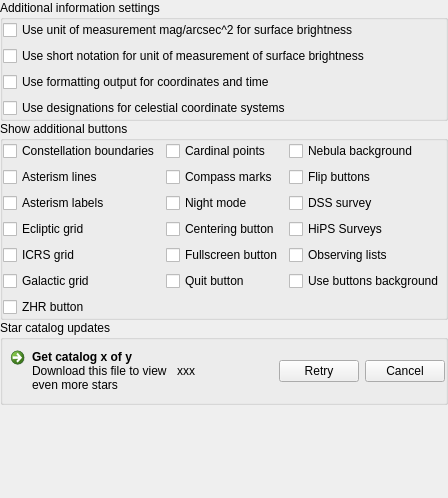
        <widget class="QWidget" name="page_Extras">
         <layout class="QGridLayout" name="gridLayoutExtras">
          <property name="leftMargin">
           <number>0</number>
          </property>
          <property name="topMargin">
           <number>0</number>
          </property>
          <property name="rightMargin">
           <number>0</number>
          </property>
          <property name="bottomMargin">
           <number>0</number>
          </property>
          <property name="spacing">
           <number>0</number>
          </property>
          <item row="1" column="0" colspan="2">
           <widget class="QGroupBox" name="groupBoxAdditionalButtons">
            <property name="title">
             <string>Show additional buttons</string>
            </property>
            <layout class="QGridLayout" name="gridLayoutAdditionalButtons">
             <property name="leftMargin">
              <number>0</number>
             </property>
             <property name="topMargin">
              <number>0</number>
             </property>
             <property name="rightMargin">
              <number>0</number>
             </property>
             <property name="bottomMargin">
              <number>0</number>
             </property>
             <item row="4" column="2">
              <widget class="QCheckBox" name="showHipsButtonCheckBox">
               <property name="toolTip">
                <string>Toggle display of the button for the HiPS Surveys. Select a survey in the View settings.</string>
               </property>
               <property name="text">
                <string>HiPS Surveys</string>
               </property>
              </widget>
             </item>
             <item row="2" column="0">
              <widget class="QCheckBox" name="showAsterismLinesButtonCheckBox">
               <property name="text">
                <string>Asterism lines</string>
               </property>
              </widget>
             </item>
             <item row="5" column="0">
              <widget class="QCheckBox" name="showICRSGridButtonCheckBox">
               <property name="toolTip">
                <string>A button to toggle equatorial J2000 grid</string>
               </property>
               <property name="text">
                <string>ICRS grid</string>
               </property>
              </widget>
             </item>
             <item row="2" column="2">
              <widget class="QCheckBox" name="showFlipButtonsCheckbox">
               <property name="toolTip">
                <string>Toggle vertical and horizontal image flip buttons.</string>
               </property>
               <property name="text">
                <string>Flip buttons</string>
               </property>
              </widget>
             </item>
             <item row="6" column="0">
              <widget class="QCheckBox" name="showGalacticGridButtonCheckBox">
               <property name="toolTip">
                <string>A button to toggle galactic grid</string>
               </property>
               <property name="text">
                <string>Galactic grid</string>
               </property>
              </widget>
             </item>
             <item row="3" column="2">
              <widget class="QCheckBox" name="showDSSButtonCheckbox">
               <property name="toolTip">
                <string>Toggle display of the button for the Digitized Sky Survey.</string>
               </property>
               <property name="text">
                <string>DSS survey</string>
               </property>
              </widget>
             </item>
             <item row="4" column="0">
              <widget class="QCheckBox" name="showEclipticGridButtonCheckBox">
               <property name="toolTip">
                <string>A button to toggle ecliptic grid of date</string>
               </property>
               <property name="text">
                <string>Ecliptic grid</string>
               </property>
              </widget>
             </item>
             <item row="1" column="2">
              <widget class="QCheckBox" name="showNebulaBgButtonCheckbox">
               <property name="toolTip">
                <string>Toggle display of nebula images.</string>
               </property>
               <property name="text">
                <string>Nebula background</string>
               </property>
              </widget>
             </item>
             <item row="1" column="0">
              <widget class="QCheckBox" name="showConstellationBoundariesButtonCheckBox">
               <property name="text">
                <string>Constellation boundaries</string>
               </property>
              </widget>
             </item>
             <item row="5" column="2">
              <widget class="QCheckBox" name="showObsListButtonCheckBox">
               <property name="toolTip">
                <string>Enable a feature to store favorite views.</string>
               </property>
               <property name="text">
                <string>Observing lists</string>
               </property>
              </widget>
             </item>
             <item row="3" column="0">
              <widget class="QCheckBox" name="showAsterismLabelsButtonCheckBox">
               <property name="text">
                <string>Asterism labels</string>
               </property>
              </widget>
             </item>
             <item row="6" column="2">
              <widget class="QCheckBox" name="useButtonsBackgroundCheckBox">
               <property name="toolTip">
                <string>Toggle the usage of background under GUI buttons</string>
               </property>
               <property name="text">
                <string>Use buttons background</string>
               </property>
              </widget>
             </item>
             <item row="6" column="1">
              <widget class="QCheckBox" name="showQuitButtonCheckBox">
               <property name="toolTip">
                <string>Show button in addition to keyboard shortcut?</string>
               </property>
               <property name="text">
                <string>Quit button</string>
               </property>
              </widget>
             </item>
             <item row="7" column="0">
              <widget class="QCheckBox" name="showZHRButtonCheckBox">
               <property name="toolTip">
                <string>Show button in addition to keyboard shortcut?</string>
               </property>
               <property name="text">
                <string>ZHR button</string>
               </property>
              </widget>
             </item>
             <item row="1" column="1">
              <widget class="QCheckBox" name="showCardinalButtonCheckBox">
               <property name="toolTip">
                <string>Show button in addition to keyboard shortcut?</string>
               </property>
               <property name="text">
                <string>Cardinal points</string>
               </property>
              </widget>
             </item>
             <item row="5" column="1">
              <widget class="QCheckBox" name="showFullscreenButtonCheckBox">
               <property name="toolTip">
                <string>Show button in addition to keyboard shortcut?</string>
               </property>
               <property name="text">
                <string>Fullscreen button</string>
               </property>
              </widget>
             </item>
             <item row="4" column="1">
              <widget class="QCheckBox" name="showGotoSelectedButtonCheckBox">
               <property name="toolTip">
                <string>Show button in addition to keyboard shortcut?</string>
               </property>
               <property name="text">
                <string>Centering button</string>
               </property>
              </widget>
             </item>
             <item row="3" column="1">
              <widget class="QCheckBox" name="showNightmodeButtonCheckBox">
               <property name="toolTip">
                <string>Show button in addition to keyboard shortcut?</string>
               </property>
               <property name="text">
                <string>Night mode</string>
               </property>
              </widget>
             </item>
             <item row="2" column="1">
              <widget class="QCheckBox" name="showCompassButtonCheckBox">
               <property name="toolTip">
                <string>Show button in addition to keyboard shortcut?</string>
               </property>
               <property name="text">
                <string>Compass marks</string>
               </property>
              </widget>
             </item>
            </layout>
           </widget>
          </item>
          <item row="2" column="0" rowspan="2" colspan="2">
           <widget class="QGroupBox" name="contentBox">
            <property name="title">
             <string>Star catalog updates</string>
            </property>
            <layout class="QHBoxLayout" name="horizontalLayout">
             <property name="leftMargin">
              <number>0</number>
             </property>
             <property name="topMargin">
              <number>0</number>
             </property>
             <property name="rightMargin">
              <number>0</number>
             </property>
             <property name="bottomMargin">
              <number>0</number>
             </property>
             <item>
              <widget class="QCommandLinkButton" name="getStarsButton">
               <property name="sizePolicy">
                <sizepolicy hsizetype="Preferred" vsizetype="Fixed">
                 <horstretch>0</horstretch>
                 <verstretch>0</verstretch>
                </sizepolicy>
               </property>
               <property name="toolTip">
                <string>Click here to start downloading</string>
               </property>
               <property name="text">
                <string notr="true">Get catalog x of y</string>
               </property>
               <property name="icon">
                <iconset resource="../../data/gui/guiRes.qrc">
                 <normaloff>:/graphicGui/uibtDownload.png</normaloff>:/graphicGui/uibtDownload.png</iconset>
               </property>
               <property name="iconSize">
                <size>
                 <width>24</width>
                 <height>24</height>
                </size>
               </property>
               <property name="description">
                <string>Download this file to view even more stars</string>
               </property>
              </widget>
             </item>
             <item>
              <widget class="QLabel" name="downloadLabel">
               <property name="text">
                <string notr="true">xxx</string>
               </property>
              </widget>
             </item>
             <item>
              <spacer name="horizontalSpacer_5">
               <property name="orientation">
                <enum>Qt::Horizontal</enum>
               </property>
               <property name="sizeHint" stdset="0">
                <size>
                 <width>40</width>
                 <height>20</height>
                </size>
               </property>
              </spacer>
             </item>
             <item>
              <widget class="QPushButton" name="downloadRetryButton">
               <property name="toolTip">
                <string>Restart the download</string>
               </property>
               <property name="text">
                <string>Retry</string>
               </property>
              </widget>
             </item>
             <item>
              <widget class="QPushButton" name="downloadCancelButton">
               <property name="toolTip">
                <string>Stop the download. You can always restart it later</string>
               </property>
               <property name="text">
                <string>Cancel</string>
               </property>
              </widget>
             </item>
            </layout>
           </widget>
          </item>
          <item row="0" column="0" colspan="2">
           <widget class="QGroupBox" name="groupBoxAdditionalSettings">
            <property name="title">
             <string>Additional information settings</string>
            </property>
            <layout class="QGridLayout" name="gridLayoutAdditionalSettings">
             <property name="leftMargin">
              <number>0</number>
             </property>
             <property name="topMargin">
              <number>0</number>
             </property>
             <property name="rightMargin">
              <number>0</number>
             </property>
             <property name="bottomMargin">
              <number>0</number>
             </property>
             <item row="1" column="0">
              <widget class="QCheckBox" name="checkBoxUMShortNotationSurfaceBrightness">
               <property name="text">
                <string>Use short notation for unit of measurement of surface brightness</string>
               </property>
              </widget>
             </item>
             <item row="0" column="0">
              <widget class="QCheckBox" name="checkBoxUMSurfaceBrightness">
               <property name="text">
                <string>Use unit of measurement mag/arcsec^2 for surface brightness</string>
               </property>
              </widget>
             </item>
             <item row="2" column="0">
              <widget class="QCheckBox" name="checkBoxUseFormattingOutput">
               <property name="text">
                <string>Use formatting output for coordinates and time</string>
               </property>
              </widget>
             </item>
             <item row="3" column="0">
              <widget class="QCheckBox" name="checkBoxUseCCSDesignations">
               <property name="text">
                <string>Use designations for celestial coordinate systems</string>
               </property>
              </widget>
             </item>
            </layout>
           </widget>
          </item>
          <item row="4" column="0">
           <spacer name="verticalSpacer_3">
            <property name="orientation">
             <enum>Qt::Vertical</enum>
            </property>
            <property name="sizeHint" stdset="0">
             <size>
              <width>20</width>
              <height>93</height>
             </size>
            </property>
           </spacer>
          </item>
         </layout>
        </widget>
